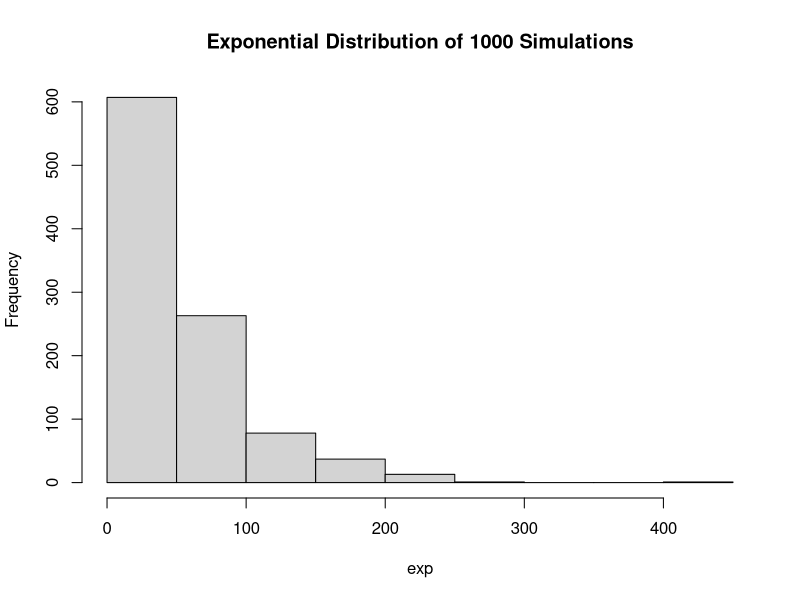
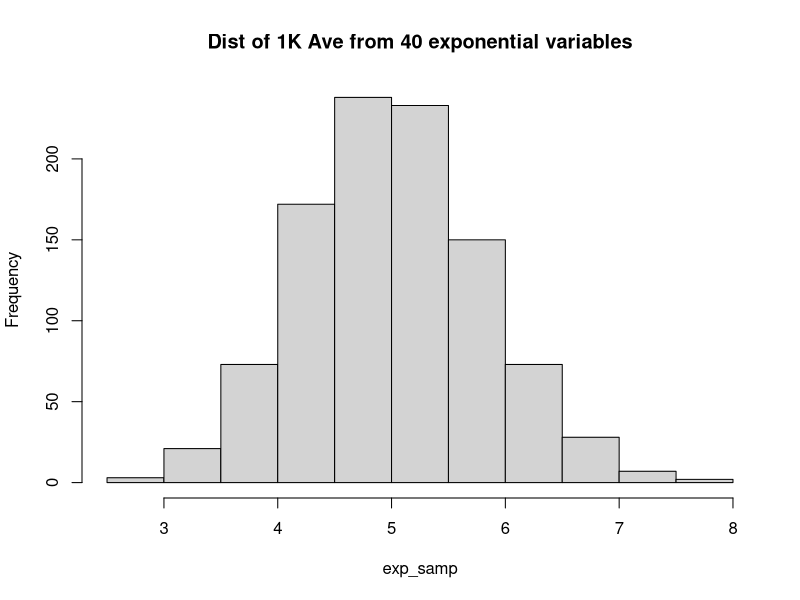

Generate these figures, in order, with R:
## ---- chunk 1
exp <- rexp(1000, .02)
hist(exp, main = "Exponential Distribution of 1000 Simulations")
## ---- chunk 2
exp_mu <- mean(exp)
exp_var<- (1/.2)^2
## ---- chunk 3
exp_samp <- NULL
for(i in 1:1000) exp_samp <- c(exp_samp, mean(rexp(40, .2)))
hist(exp_samp, main = "Dist of 1K Ave from 40 exponential variables")
